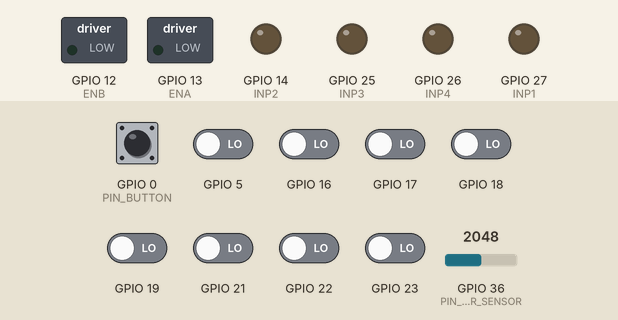
Simulated run of this program. Board: ESP32. Shown: switched loads named in the program (green lamp = pin HIGH), output pins drawn as LEDs (lit = HIGH). Inputs (shaded band) come from the test bench; at power-on: GPIO 0 (PIN_BUTTON), GPIO 5, GPIO 16–19, GPIO 21–23 LOW, GPIO 36 (PIN_MARKER_SENSOR) = 2048. Nothing arrives over Bluetooth unless stated; what the program prints to the serial monitor is not drawn.

Above: at 1.8 s.
1.9 s: GPIO 0 (PIN_BUTTON) pulled HIGH for 0.15 s
At 4.8 s:
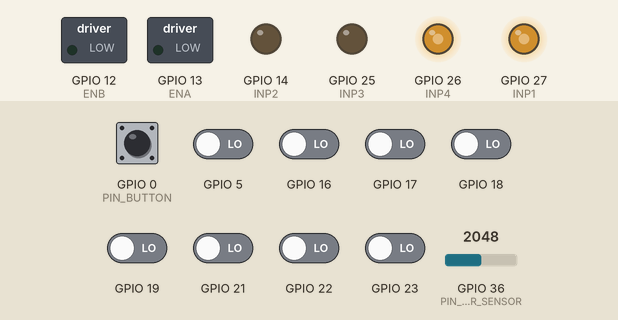
5.0 s: GPIO 5 driven HIGH
At 5.46 s:
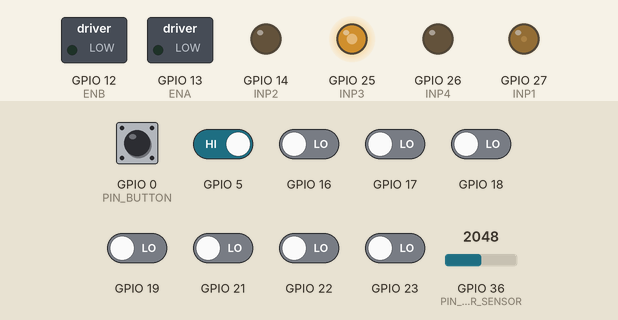
8.0 s: GPIO 16 driven HIGH
11.0 s: GPIO 23 driven HIGH
At 11.5 s:
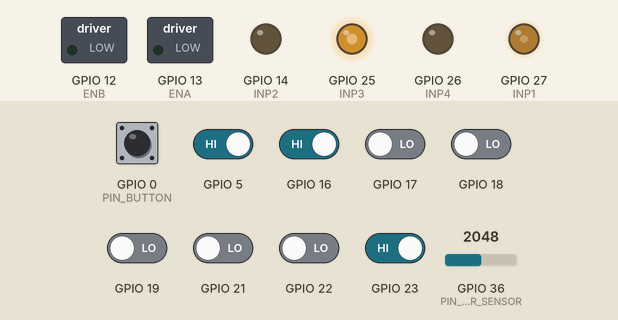
14.0 s: GPIO 19 driven HIGH
At 14.6 s:
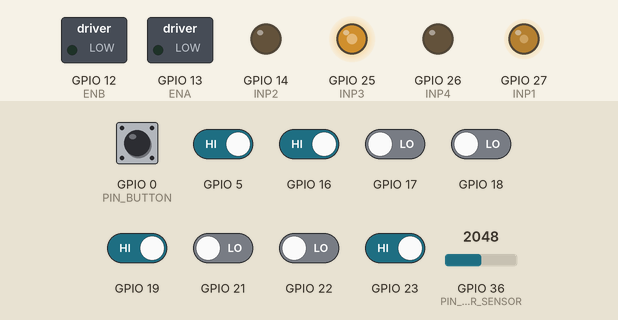
15.5 s: GPIO 22 driven HIGH
At 16.5 s:
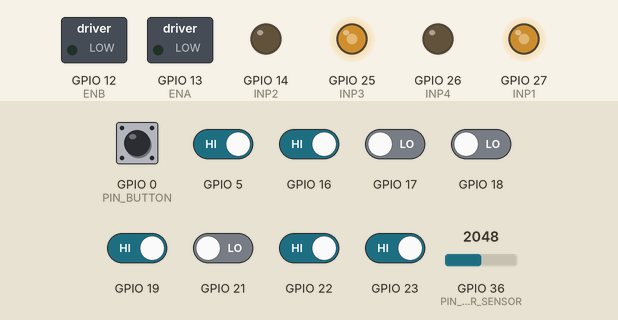
Timing chart, 0 to 52.3 s (numbered marks = the images above; inputs shaded):
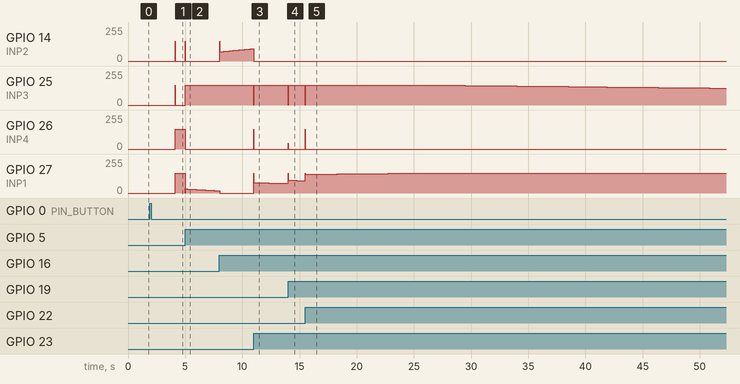

The program:

main.cpp
```cpp
/****************************************************************
 * Folow Line
 * CESAR School
 *
 * Line Follower PID with the microcontroller Vespa
 * from RoboCore and the Pololu's QTR-8RC sensor
 ****************************************************************/
// include
#include <QTRSensors.h> // Library for the QTR-8A or the QTR-8RC
#include "BluetoothSerial.h"

// Definições do BT
#define DEBUG
#define BT_NAME "kinG"

#ifdef DEBUG
#if !defined(CONFIG_BT_ENABLED) || !defined(CONFIG_BLUEDROID_ENABLED)
#error Bluetooth is not enabled! Please run `make menuconfig` to and enable it
#endif
// instancias
BluetoothSerial SerialBT; // Bluetooth Serial instance
QTRSensors qtr;           // QTR Sensor
#endif

// Definições de pinos
// Set button and led pins
const uint8_t PIN_BUTTON = 0;         // Botão
int estadoBotaoAnterior = HIGH;       // Estado anterior do botão
bool flagBotao = true;                // Flag do botão
unsigned long tempoUltimaLeitura = 0; // Tempo da última leitura
unsigned long DEBOUNCE_DELAY = 200;   // Tempo de debounce (50 ms)

// flag Sistema
bool flagLigarMotor = false; // Flag do botão

// flag Task
TaskHandle_t xHandleCalibragem = NULL;

// parametros
String btMessage;
String prefix;

const uint8_t PIN_MARKER_SENSOR = 36; // Sensor inicio/fim
// Motor control pins
#define INP1 27
#define INP2 14
#define ENA 13

#define INP3 25
#define INP4 26
#define ENB 12
//-------------------------------------------------]

void turnMotors(int leftSpeed, int rightSpeed);
void stopMotors();
String receiveBtMessage();
String getPrefix(String data);
double getNumber(String data, int index);
String getElement(String data, int index);
void printParameters();
int readSensors();
bool markerChecker();
//-------------------------------------------------

// Setup of the module of sensors
const uint8_t SENSOR_COUNT = 8;      // The number of sensors, which should match the length of the pins array
uint16_t sensorValues[SENSOR_COUNT]; // An array in which to store the calibrated sensor readings

// Maximum line position, considering the amount of sensors.
const long MAX_POSITION = (SENSOR_COUNT - 1) * 1000;

// Marker sensor variables
unsigned long startMakerChecker = 39500L;
unsigned long initialTime;

// Limit value of the margin of error
int marginError = 20;

bool firstRun = true;

//------------------PID Control-------------------
float p = 0, i = 0, d = 0, pid = 0, error = 0, lastError = 0;

float Kp = 0.3;
float Ki = 0.0001;
float Kd = 3.5;

int maxSpeed = 150;
int integralLimit = 200;
int lSpeed, rSpeed;

const bool LINE_BLACK = true;

bool limiter = false;

// Definições de tasks
void vTaskBotao(void *pvParameters)
{
  // Inicializa o pino botao
  pinMode(PIN_BUTTON, INPUT_PULLDOWN);
  for (;;)
  {
    int leituraAtual = digitalRead(PIN_BUTTON); // Lê o estado atual do botão

    // Verifica se já passou o tempo de debounce
    if (leituraAtual != estadoBotaoAnterior && (millis() - tempoUltimaLeitura) > DEBOUNCE_DELAY)
    {
      tempoUltimaLeitura = millis(); // Atualiza o tempo da última leitura

      // Quando o botão for pressionado (LOW)
      if (leituraAtual == LOW)
      {
        flagBotao = !flagBotao; // Alterna o estado da variável flagBotao
      }

      estadoBotaoAnterior = leituraAtual; // Atualiza o estado anterior
    }

    delay(10); // Pequeno delay para não sobrecarregar o processador
  }
}

// task calibração
void calibrationTask(void *pvParameters)
{
  bool flagLocal = false;
  while (1)
  {
    if (flagBotao == false && flagLocal == false)
    {
      qtr.calibrate();
      flagLocal = true;
    }
    else if (flagBotao == true && flagLocal == true)
    {
      vTaskDelay(2000);
      flagLigarMotor = true;
      flagLocal = false;
    }

    vTaskDelay(10);
  }
}

// Task mensager
void mensagerTask(void *pvParameters)
{
  for (;;)
  {
    if (flagBotao == false)
    {
      btMessage = receiveBtMessage();
      prefix = getPrefix(btMessage);

      if (prefix != "end")
      {
        if (prefix == "pid")
        {
          Kp = getNumber(btMessage, 1);
          Ki = getNumber(btMessage, 2);
          Kd = getNumber(btMessage, 3);
        }
        else if (prefix == "spe")
        {
          maxSpeed = getNumber(btMessage, 1);
        }
        else if (prefix == "tim")
        {
          startMakerChecker = getNumber(btMessage, 1);
        }
        else if (prefix == "err")
        {
          marginError = getNumber(btMessage, 1);
        }
        else if (prefix == "pri")
        {
          printParameters();
        }
        else if (prefix == "end")
        {
          break;
        }
        else if (prefix == "fro")
        {
          // Print the calibration minimum values measured when emitters were on
          for (uint8_t i = 0; i < SENSOR_COUNT; i++)
          {
            SerialBT.print(qtr.calibrationOn.minimum[i]);
            SerialBT.print(' ');
          }
          SerialBT.println();

          // Print the calibration maximum values measured when emitters were on
          for (uint8_t i = 0; i < SENSOR_COUNT; i++)
          {
            SerialBT.print(qtr.calibrationOn.maximum[i]);
            SerialBT.print(' ');
          }
          SerialBT.println();
        }
        else if (prefix == "lim")
        {
          if (limiter == false)
          {
            limiter = true;
            SerialBT.println("Limiter ativado!");
          }
          else
          {
            limiter = false;
            SerialBT.println("Limiter desativado!");
          }
        }
        else if (prefix == "f")
        {
          SerialBT.print(readSensors());
        }
        vTaskDelay(500);
      }
      vTaskDelay(500);
    }
    vTaskDelay(500);
  }
  vTaskDelay(10); // Pequeno delay para evitar watchdog
}

void setup()
{
  Serial.begin(115200);

  // Configura os pinos de controle como saída
  pinMode(INP1, OUTPUT);
  pinMode(INP2, OUTPUT);
  pinMode(ENA, OUTPUT);

  pinMode(INP3, OUTPUT);
  pinMode(INP4, OUTPUT);
  pinMode(ENB, OUTPUT);

  analogWrite(INP1, 0);
  analogWrite(INP2, 0);
  analogWrite(INP3, 0);
  analogWrite(INP4, 0);

  // Configura os pinos dos sensores
  qtr.setTypeRC(); // For QTR-8RC      Sensor pins:
  qtr.setSensorPins((const uint8_t[]){16, 17, 5, 18, 19, 21, 22, 23}, SENSOR_COUNT);
  qtr.setTimeout(3000); // Ajusta o timeout para 3000 µs

  // Configura do sensor de inicio/fim
  pinMode(PIN_MARKER_SENSOR, INPUT);

#ifdef DEBUG
  if (firstRun)
  {
    Serial.begin(115200);
    delay(100);

    SerialBT.begin(BT_NAME); // Bluetooth device name
    firstRun = false;
  }
  SerialBT.println("Start BT communication");

  delay(500);
#endif

  // Criar a task do calibrador
  xTaskCreate(
      vTaskBotao,   // Função da task
      "vTaskBotao", // Nome da task
      2048,         // Tamanho da stack (em palavras)
      NULL,         // Parâmetro da task
      2,            // Prioridade
      NULL          // Handle da task (opcional)
  );

  // Criar a task do calibrador
  xTaskCreate(
      mensagerTask,   // Função da task
      "mensagerTask", // Nome da task
      2048,           // Tamanho da stack (em palavras)
      NULL,           // Parâmetro da task
      4,              // Prioridade
      NULL            // Handle da task (opcional)
  );

  // Criar a task do calibrador
  xTaskCreate(
      calibrationTask,   // Função da task
      "calibrationTask", // Nome da task
      2048,              // Tamanho da stack (em palavras)
      NULL,              // Parâmetro da task
      1,                 // Prioridade
      &xHandleCalibragem // Handle da task (opcional)
  );
  initialTime = millis();
}

void loop()
{
  if (flagLigarMotor == true && flagBotao == true)
  {
    // readSensors() returns the line position between 0 and `MAX_POSITION`.
    // error is a re-map from -1000 to 1000 range.
    error = map(readSensors(), 0, MAX_POSITION, -1000, 1000);

    uint16_t position = qtr.readLineWhite(sensorValues);

    //ts print
    for (uint8_t i = 0; i < SENSOR_COUNT; i++)
    {
      Serial.printf("Sensor %d: %d\t", i, sensorValues[i]);
    }

    // Calculate PID
    p = error;
    i = i + error;
    if (limiter == true)
    {
      i = constrain(i, -integralLimit, integralLimit); // Limita o valor do integral
    }
    d = error - lastError;
    pid = (Kp * p) + (Ki * i) + (Kd * d);
    lastError = error;

    // Control Motors
    lSpeed = maxSpeed + pid;
    rSpeed = maxSpeed - pid;

    lSpeed = constrain(lSpeed, -maxSpeed, maxSpeed);
    rSpeed = constrain(rSpeed, -maxSpeed, maxSpeed);

    if (markerChecker())
    { // Count the markers and stop the robot when reach a certain number
      stopMotors();
    }
    else if (error >= -marginError && error <= marginError)
    { // If the error is within the MARGIN_ERROR, move on
      turnMotors(maxSpeed, maxSpeed);
    }
    else
    { // If the error is outside the error range, continue doing PID
      turnMotors(lSpeed, rSpeed);
    }
  }
  else if (flagLigarMotor == true && flagBotao == false)
  {
    stopMotors();
    flagLigarMotor = false;
  }
}

int readSensors()
{
  if (LINE_BLACK)
  {
    return qtr.readLineBlack(sensorValues);
  }
  else
  {
    return qtr.readLineWhite(sensorValues);
  }
}

/**
  Verifies if there is a end line after a set time

  @return `true` if the end line was detected.
*/
bool markerChecker()
{
  static int i = 0;
  if (startMakerChecker < millis() - initialTime)
  {
    if (analogRead(PIN_MARKER_SENSOR) < 2000)
    {
      return true;
    }
  }

  return false;
}

#ifdef DEBUG

/**
  Returns all stream of data sent over bluetooth until the
  button is pressed.

  @return `String` with the message sent by the bluetooth device
*/
String receiveBtMessage()
{
  String message;
  char incomingChar;

  while (flagBotao == false)
  {
    if (SerialBT.available())
    {
      incomingChar = SerialBT.read();

      if (incomingChar == '\n')
        break;

      message += String(incomingChar);
    }
  }

  message.trim();
  return message;
}

String getPrefix(String data)
{
  return getElement(data, 0);
}

double getNumber(String data, int index)
{
  return atof(getElement(data, index).c_str());
}

/**
  Returns a sub-string in the `String` data, in the index
  position.

  @param `data` String with the message
  @param `index` Position of the element to be returned
  @return `String` sub-string in the indicated position. If there is
  no value at this position, it returns empty string.
*/
String getElement(String data, int index)
{
  char separator = ' ';
  int found = 0;
  int startIndex = 0, endIndex = -1;
  int maxIndex = data.length() - 1;

  for (int i = 0; i <= maxIndex && found <= index; i++)
  {
    if (data.charAt(i) == separator || i == maxIndex)
    {
      found++;
      startIndex = endIndex + 1;
      endIndex = (i == maxIndex) ? i + 1 : i;
    }
  }

  if (found <= index)
  {
    return "";
  }

  return data.substring(startIndex, endIndex);
}

void printParameters()
{
  SerialBT.println("Configured parameters:");
  SerialBT.print(">> P: ");
  SerialBT.print(Kp, 4);
  SerialBT.print(" | I: ");
  SerialBT.print(Ki, 4);
  SerialBT.print(" | Kd: ");
  SerialBT.println(Kd, 4);

  SerialBT.print(">> Speed: ");
  SerialBT.println(maxSpeed);

  SerialBT.print(">> Time delay: ");
  SerialBT.println(startMakerChecker);

  SerialBT.print(">> Margin Error: ");
  SerialBT.println(marginError);

  SerialBT.print(">> Limitador: ");
  SerialBT.println(limiter);
}

void turnMotors(int leftSpeed, int rightSpeed)
{
  if (leftSpeed >= 0)
  {
    analogWrite(INP1, leftSpeed);
    analogWrite(INP2, 0);
  }
  else
  {
    analogWrite(INP1, 0);
    analogWrite(INP2, -leftSpeed);
  }

  if (rightSpeed >= 0)
  {
    analogWrite(INP3, rightSpeed);
    analogWrite(INP4, 0);
  }
  else
  {
    analogWrite(INP3, 0);
    analogWrite(INP4, -rightSpeed);
  }
}

void stopMotors()
{
  analogWrite(INP1, 0);
  analogWrite(INP2, 0);
  analogWrite(INP3, 0);
  analogWrite(INP4, 0);
}

#endif
```

Measured:
- after the input at 1.9 s, GPIO 14 (INP2), GPIO 25 (INP3): 0/255 → 150/255 after 2.2 s, → 0/255 0.01 s later; GPIO 26 (INP4), GPIO 27 (INP1): 0/255 → 150/255 after 2.2 s
- after the input at 5.0 s, GPIO 14 (INP2): 0/255 → 150/255 at once, → 0/255 0.01 s later; GPIO 25 (INP3): 0/255 → 150/255 at once; GPIO 26 (INP4): 150/255 → 0/255 at once
- after the input at 11.0 s, GPIO 25 (INP3): 150/255 → 0/255 at once, → 150/255 0.01 s later; GPIO 26 (INP4): 0/255 → 150/255 at once, → 0/255 0.01 s later; GPIO 27 (INP1): 0/255 → 77/255 at once, → 76/255 0.66 s later, → 75/255 0.63 s later, → 74/255 0.63 s later, … (5 changes in this stretch)
- after the input at 14.0 s, GPIO 25 (INP3): 150/255 → 0/255 at once, → 150/255 0.01 s later; GPIO 26 (INP4): 0/255 → 43/255 at once, → 0/255 0.01 s later
- after the input at 15.5 s, GPIO 26 (INP4): 0/255 → 150/255 at once, → 0/255 0.01 s later
